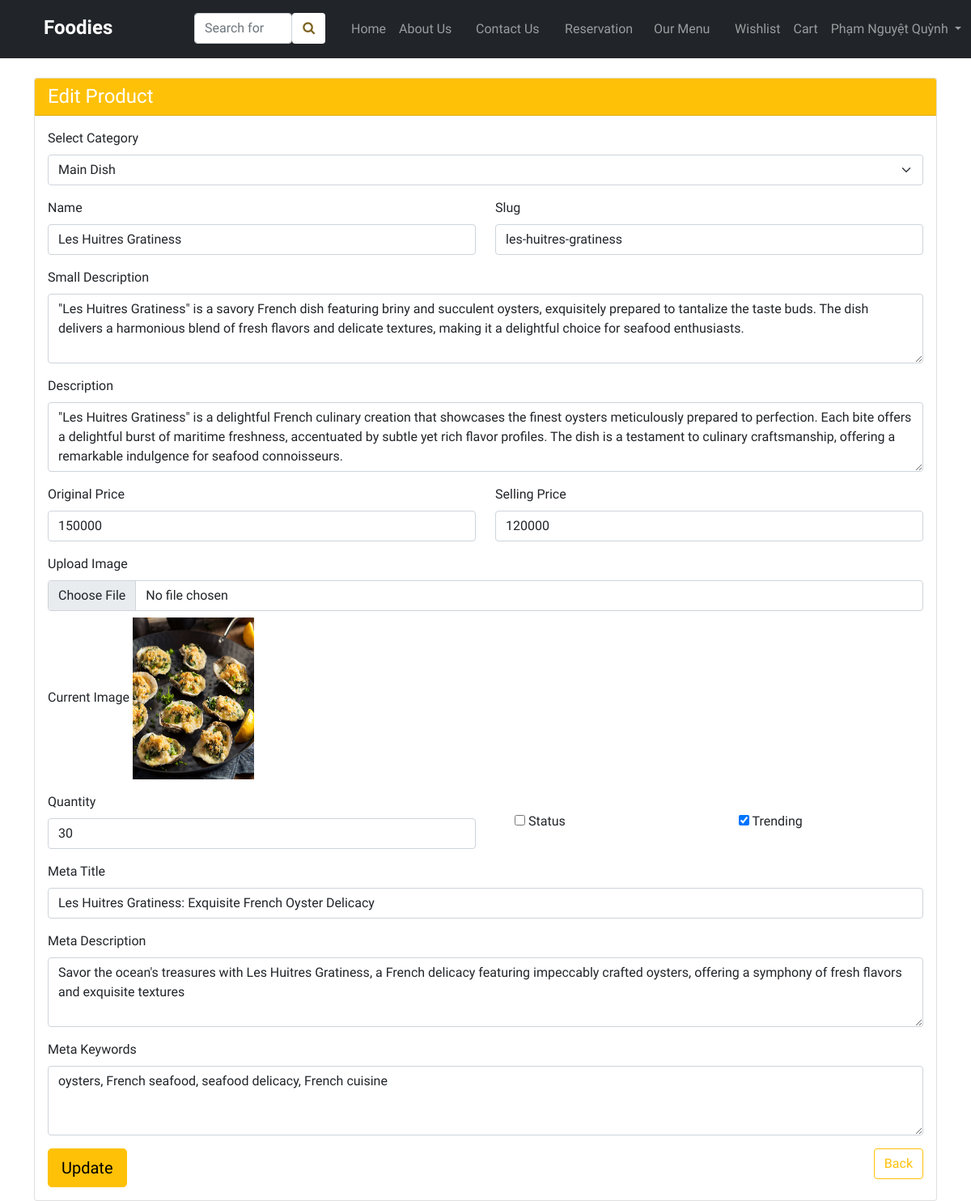
The app's page /admin/editProduct.php?id=19 (signed in) with its own data.
### tables this page shows
CREATE TABLE IF NOT EXISTS `products` (
  `id` int NOT NULL AUTO_INCREMENT,
  `category_id` int NOT NULL,
  `name` varchar(191) NOT NULL,
  `slug` varchar(191) NOT NULL,
  `small_description` mediumtext NOT NULL,
  `description` mediumtext NOT NULL,
  `original_price` int NOT NULL,
  `selling_price` int NOT NULL,
  `image` varchar(191) NOT NULL,
  `qty` int NOT NULL,
  `status` tinyint NOT NULL,
  `trending` tinyint NOT NULL,
  `meta_title` varchar(191) NOT NULL,
  `meta_keywords` mediumtext NOT NULL,
  `meta_description` mediumtext NOT NULL,
  `created_at` timestamp NOT NULL DEFAULT CURRENT_TIMESTAMP,
  PRIMARY KEY (`id`),
  KEY `category_id` (`category_id`)
);

CREATE TABLE IF NOT EXISTS `categories` (
  `id` int NOT NULL AUTO_INCREMENT,
  `name` varchar(191) NOT NULL,
  `slug` varchar(191) NOT NULL,
  `description` mediumtext NOT NULL,
  `status` tinyint NOT NULL DEFAULT '0',
  `popular` tinyint NOT NULL DEFAULT '0',
  `image` varchar(191) NOT NULL,
  `meta_title` varchar(191) NOT NULL,
  `meta_description` mediumtext NOT NULL,
  `meta_keywords` mediumtext NOT NULL,
  `created_at` timestamp NOT NULL DEFAULT CURRENT_TIMESTAMP,
  PRIMARY KEY (`id`)
);

### functions/myFunctions.php (called while the page is built, shortened)
<?php
include('../config/dbconn.php');
function getAll($table)
{
    global $conn;
    $query = "SELECT* FROM $table";
    $stmt = $conn->prepare($query);
    $stmt->execute();
    $result = $stmt->get_result();
    return $result;
}
function getByID($table, $id)
{
    global $conn;
    $query = "SELECT * FROM $table WHERE id=?";
    $stmt = $conn->prepare($query);
    $stmt->bind_param('i', $id);
    $stmt->execute();
    $result = $stmt->get_result();
    return $result;
}

### admin/editProduct.php (the view, shortened to what this page needs)
<?php
include('./includes/header.php');
?>
<div class="container mt-4">
    <div class="row">
        <div class="col-md-12">
            <?php
            if (isset($_GET['id'])) {
                $id = $_GET['id'];
                $product = getByID("products", "$id");
                if (mysqli_num_rows($product) > 0) {
                    $data = mysqli_fetch_array($product);
                    ?>
                    <div class="card">
                        <div class="card-header bg-warning">
                            <h4 class="font-weight-bold text-white mb-0">Edit Product</h4>
                        </div>
                        <div class="card-body">
                            <form action="code.php" method="POST" enctype="multipart/form-data">
                                <div class="row">
                                    <div class="col-md-12 mb-3">
                                        <label for="category_id" class="form-label">Select Category</label>
                                        <select name="category_id" class="form-select">
                                            <?php
                                            $categories = getAll("categories");
                                            if (mysqli_num_rows($categories) > 0) {
                                                foreach ($categories as $category) {
                                                    ?>
                                                    <option value="<?= $category['id']; ?>" <?= $data['category_id'] == $category['id'] ? 'selected' : '' ?>>
                                                        <?= $category['name']; ?>
                                                    </option>
                                                    <?php
                                                }
                                            } else {
                                                echo "No categories available";
                                            }
                                            ?>
                                        </select>
                                    </div>
                                    <div class="col-md-6 mb-3">
                                        <label for="name" class="form-label">Name</label>
                                        <input type="text" name="name" required value="<?= $data['name'] ?>" placeholder="Enter Product Name" class="form-control">
                                    </div>
                                    <div class="col-md-6 mb-3">
                                        <label for="slug" class="form-label">Slug</label>
                                        <input type="text" name="slug" required value="<?= $data['slug'] ?>" placeholder="Enter Slug" class="form-control">
                                    </div>
                                    <div class="col-md-12 mb-3">
                                        <label for="small_description" class="form-label">Small Description</label>
                                        <textarea rows="3" name="small_description" required placeholder="Enter Small Description" class="form-control"><?= $data['small_description'] ?></textarea>
                                    </div>
                                    <div class="col-md-12 mb-3">
                                        <label for="description" class="form-label">Description</label>
                                        <textarea rows="3" name="description" required placeholder="Enter Description" class="form-control"><?= $data['description'] ?></textarea>
                                    </div>
                                    <div class="col-md-6 mb-3">
                                        <label for="original_price" class="form-label">Original Price</label>
                                        <input type="text" name="original_price" required value="<?= $data['original_price'] ?>" placeholder="Enter Original Price" class="form-control">
                                    </div>
                                    <div class="col-md-6 mb-3">
                                        <label for="selling_price" class="form-label">Selling Price</label>
                                        <input type="text" name="selling_price" required value="<?= $data['selling_price'] ?>" placeholder="Enter Selling Price" class="form-control">
                                    </div>
                                    <div class="col-md-12 mb-3">
                                        <label for="image" class="form-label">Upload Image</label>
                                        <input type="file" name="image" class="form-control">
                                        <div class="mt-2">
                                            <label for="old_image" class="form-label">Current Image</label>
                                            <img src="../uploads/<?= $data['image'] ?>" height="200px" width="150px" alt="">
                                        </div>
                                    </div>
                                    <div class="col-md-6 mb-3">
                                        <label for="qty" class="form-label">Quantity</label>
                                        <input type="number" required name="qty" placeholder="Enter Quantity" class="form-control" value="<?= $data['qty'] ?>">
                                    </div>
                                    <div class="col-md-3 mt-4">
                                        <div class="form-check">
                                            <input type="checkbox" <?= $data['status'] ? "checked" : "" ?> name="status" id="statusCheckbox">
                                            <label class="form-check-label" for="statusCheckbox">Status</label>
                                        </div>
                                    </div>
                                    <div class="col-md-3 mt-4">
                                        <div class="form-check">
                                            <input type="checkbox" <?= $data['trending'] ? "checked" : "" ?> name="trending" id="trendingCheckbox">
                                            <label class="form-check-label" for="trendingCheckbox">Trending</label>
                                        </div>
                                    </div>
                                    <div class="col-md-12 mb-3">
                                        <label for="meta_title" class="form-label">Meta Title</label>
                                        <input type="text" required  name="meta_title" value="<?= $data['meta_title'] ?>" placeholder="Enter Meta Title" class="form-control">
                                    </div>
                                    <div class="col-md-12 mb-3">
                                        <label for="meta_description" class="form-label">Meta Description</label>
                                        <textarea rows="3" required  name="meta_description" placeholder="Enter Meta Description" class="form-control"><?= $data['meta_description'] ?></textarea>
                                    </div>
                                    <div class="col-md-12 mb-3">
                                        <label for="meta_keywords" class="form-label">Meta Keywords</label>
                                        <textarea rows="3" required name="meta_keywords" placeholder="Enter Meta Keywords" class="form-control"><?= $data['meta_keywords'] ?></textarea>
                                    </div>
                                </div>
                                <div class="col-md-12">
                                    <button type="submit" class="btn btn-warning btn-lg" name="update_product_btn">Update</button>
                                    <a href="product.php" class="btn btn-outline-warning float-end">Back</a>
                                </div>
                            </form>
                        </div>
                    </div>
                    <?php
                } else {
                    echo "Product not found";
                }
            } else {
                echo "ID missing from URL";
            } ?>
        </div>
    </div>
</div>
<?php
include('./includes/footer.php');
?>

### includes/header.php (shortened to what this page needs)
<!doctype html>
<html lang="en">
<head>
    <link href="./assets/css/bootstrap.min.css" rel="stylesheet">
    <link href="./assets/css/custom.css" rel="stylesheet">
    <link href="./assets/css/owl.theme.default.min.css" rel="stylesheet">
    <link href="./assets/css/owl.carousel.min.css" rel="stylesheet">
    <link rel="stylesheet" href="https://cdnjs.cloudflare.com/ajax/libs/font-awesome/4.7.0/css/font-awesome.min.css">
    <link rel="stylesheet" href="//cdn.jsdelivr.net/npm/alertifyjs@1.13.1/build/css/alertify.min.css" />
    <link rel="stylesheet" href="//cdn.jsdelivr.net/npm/alertifyjs@1.13.1/build/css/themes/bootstrap.min.css" />
</head>
<body>
    <?php include('navbar.php'); ?>

### includes/navbar.php (shortened to what this page needs)
<nav class="navbar navbar-expand-lg navbar-dark bg-dark sticky-top">
  <div class="container py-2 px-4">
    <div class="row">
    <div class="col-md-2">
        <a class="navbar-brand fs-4" href="index.php" style="font-weight: bolder; ">Foodies</a>
      </div>
      <div class="col-md-2">
        <form id="searchForm" action="product.php?" method="GET" class="d-flex justify-content-between">
          <input class="form-control" type="text" id="search" name="key" placeholder="Search for" aria-label="Search" style="width: 85%">
          <button class="btn" type="submit" title="Search" style="background-color: white;">
            <i class="fa fa-search" style="color: #7D6323;"></i>
          </button>
        </form>
      </div>
      <div class="col-md-8">
        <div class="collapse navbar-collapse" id="navbarNav">
          <ul class="navbar-nav">
          <li class="nav-item">
              <a class="nav-link <?php echo (basename($_SERVER['PHP_SELF']) == 'index.php') ? 'active' : ''; ?>" href="index.php">Home</a>
            </li>
            <li class="nav-item">
              <a class="nav-link <?php echo (basename($_SERVER['PHP_SELF']) == 'aboutUs.php') ? 'active' : ''; ?>" style="width:95px;" href="aboutUs.php">About Us</a>
            </li>
            <li class="nav-item">
              <a class="nav-link <?php echo (basename($_SERVER['PHP_SELF']) == 'contactUs.php') ? 'active' : ''; ?>" style="width:110px;" href="contactUs.php">Contact Us</a>
            </li>
            <li class="nav-item">
              <a class="nav-link <?php echo (basename($_SERVER['PHP_SELF']) == 'reservation.php') ? 'active' : ''; ?>" style="width:110px;" href="reservation.php">Reservation</a>
            </li>
            <li class="nav-item">
              <a class="nav-link <?php echo (basename($_SERVER['PHP_SELF']) == 'category.php') ? 'active' : ''; ?>" style="width:100px;" href="category.php">Our Menu </a>
            </li>
            <li class="nav-item">
              <a class="nav-link <?php echo (basename($_SERVER['PHP_SELF']) == 'wishlist.php') ? 'active' : ''; ?>" href="wishlist.php">Wishlist</a>
            </li>
            <li class="nav-item">
              <a class="nav-link <?php echo (basename($_SERVER['PHP_SELF']) == 'cart.php') ? 'active' : ''; ?>" href="cart.php">Cart</a>
            </li>
          </ul>
            <ul class="navbar-nav ms-auto">
              <?php
              if (isset($_SESSION['auth'])) {
              ?>
                <li class="nav-item dropdown">
                  <a class="nav-link dropdown-toggle" href="#" id="navbarDropdownMenuLink" role="button" data-bs-toggle="dropdown" aria-expanded="false">
                    <?= $_SESSION['auth_user']['name'];   ?>
                  </a>
                </li>
              <?php
              }
              ?>
            </ul>
        </div>
      </div>
    </div>
  </div>
</nav>

### includes/footer.php (shortened to what this page needs)
</body>
</html>

### assets/css/custom.css (style rules this page uses)
* { font-family: "Sora", sans-serif; }
a { text-decoration: none; }

### records on screen
products: category_id "Main Dish", name "Les Huitres Gratiness", slug "les-huitres-gratiness", small_description "\"Les Huitres Gratiness\" is a savory French dish featuring briny and succulent oysters, exquisitely prepared to tantalize the taste buds. The dish delivers a harmonious blend of fresh flavors and delicate textures, making it a delightful choice for seafood enthusiasts.", description "\"Les Huitres Gratiness\" is a delightful French culinary creation that showcases the finest oysters meticulously prepared to perfection. Each bite offers a delightful burst of maritime freshness, accentuated by subtle yet rich flavor profiles. The dish is a testament to culinary craftsmanship, offering a remarkable indulgence for seafood connoisseurs.", original_price "150000", selling_price "120000", image (picture), qty "30", trending "☑", meta_title "Les Huitres Gratiness: Exquisite French Oyster Delicacy", meta_description "Savor the ocean's treasures with Les Huitres Gratiness, a French delicacy featuring impeccably crafted oysters, offering a symphony of fresh flavors and exquisite textures", meta_keywords "oysters, French seafood, seafood delicacy, French cuisine"

### other values on screen
$_SESSION['auth_user']['name'] "Phạm Nguyệt Quỳnh"
